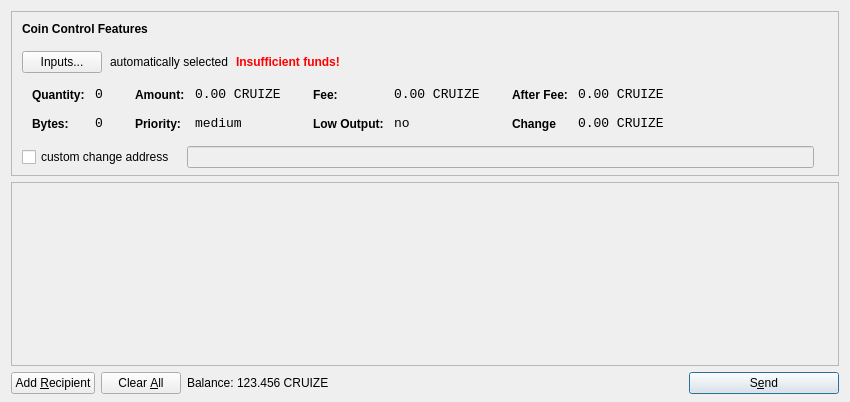
<?xml version="1.0" encoding="UTF-8"?>
<ui version="4.0">
 <class>SendCoinsDialog</class>
 <widget class="QDialog" name="SendCoinsDialog">
  <property name="geometry">
   <rect>
    <x>0</x>
    <y>0</y>
    <width>850</width>
    <height>402</height>
   </rect>
  </property>
  <property name="windowTitle">
   <string>Send Coins</string>
  </property>
  <layout class="QVBoxLayout" name="verticalLayout" stretch="0,1,0">
   <property name="bottomMargin">
    <number>8</number>
   </property>
   <item>
    <widget class="QFrame" name="frameCoinControl">
     <property name="sizePolicy">
      <sizepolicy hsizetype="Expanding" vsizetype="Expanding">
       <horstretch>0</horstretch>
       <verstretch>0</verstretch>
      </sizepolicy>
     </property>
     <property name="maximumSize">
      <size>
       <width>16777215</width>
       <height>16777215</height>
      </size>
     </property>
     <property name="frameShape">
      <enum>QFrame::StyledPanel</enum>
     </property>
     <property name="frameShadow">
      <enum>QFrame::Sunken</enum>
     </property>
     <layout class="QVBoxLayout" name="verticalLayoutCoinControl2">
      <property name="spacing">
       <number>6</number>
      </property>
      <property name="leftMargin">
       <number>0</number>
      </property>
      <property name="topMargin">
       <number>0</number>
      </property>
      <property name="rightMargin">
       <number>0</number>
      </property>
      <property name="bottomMargin">
       <number>6</number>
      </property>
      <item>
       <layout class="QVBoxLayout" name="verticalLayoutCoinControl" stretch="0,0,0,0,1">
        <property name="spacing">
         <number>0</number>
        </property>
        <property name="leftMargin">
         <number>10</number>
        </property>
        <property name="topMargin">
         <number>10</number>
        </property>
        <item>
         <layout class="QHBoxLayout" name="horizontalLayoutCoinControl1">
          <property name="bottomMargin">
           <number>15</number>
          </property>
          <item>
           <widget class="QLabel" name="labelCoinControlFeatures">
            <property name="sizePolicy">
             <sizepolicy hsizetype="Preferred" vsizetype="Maximum">
              <horstretch>0</horstretch>
              <verstretch>0</verstretch>
             </sizepolicy>
            </property>
            <property name="font">
             <font>
              <weight>75</weight>
              <bold>true</bold>
             </font>
            </property>
            <property name="styleSheet">
             <string notr="true">font-weight:bold;</string>
            </property>
            <property name="text">
             <string>Coin Control Features</string>
            </property>
           </widget>
          </item>
         </layout>
        </item>
        <item>
         <layout class="QHBoxLayout" name="horizontalLayoutCoinControl2" stretch="0,0,0,0">
          <property name="spacing">
           <number>8</number>
          </property>
          <property name="bottomMargin">
           <number>10</number>
          </property>
          <item>
           <widget class="QPushButton" name="pushButtonCoinControl">
            <property name="styleSheet">
             <string notr="true"/>
            </property>
            <property name="text">
             <string>Inputs...</string>
            </property>
           </widget>
          </item>
          <item>
           <widget class="QLabel" name="labelCoinControlAutomaticallySelected">
            <property name="text">
             <string>automatically selected</string>
            </property>
            <property name="margin">
             <number>5</number>
            </property>
           </widget>
          </item>
          <item>
           <widget class="QLabel" name="labelCoinControlInsuffFunds">
            <property name="font">
             <font>
              <weight>75</weight>
              <bold>true</bold>
             </font>
            </property>
            <property name="styleSheet">
             <string notr="true">color:red;font-weight:bold;</string>
            </property>
            <property name="text">
             <string>Insufficient funds!</string>
            </property>
            <property name="margin">
             <number>5</number>
            </property>
           </widget>
          </item>
          <item>
           <spacer name="horizontalSpacerCoinControl">
            <property name="orientation">
             <enum>Qt::Horizontal</enum>
            </property>
            <property name="sizeHint" stdset="0">
             <size>
              <width>40</width>
              <height>1</height>
             </size>
            </property>
           </spacer>
          </item>
         </layout>
        </item>
        <item>
         <widget class="QWidget" name="widgetCoinControl" native="true">
          <property name="sizePolicy">
           <sizepolicy hsizetype="Preferred" vsizetype="Preferred">
            <horstretch>0</horstretch>
            <verstretch>0</verstretch>
           </sizepolicy>
          </property>
          <property name="minimumSize">
           <size>
            <width>0</width>
            <height>0</height>
           </size>
          </property>
          <property name="styleSheet">
           <string notr="true"/>
          </property>
          <layout class="QHBoxLayout" name="horizontalLayoutCoinControl5">
           <property name="leftMargin">
            <number>0</number>
           </property>
           <property name="topMargin">
            <number>0</number>
           </property>
           <property name="rightMargin">
            <number>0</number>
           </property>
           <property name="bottomMargin">
            <number>0</number>
           </property>
           <item>
            <layout class="QHBoxLayout" name="horizontalLayoutCoinControl3" stretch="0,0,0,1">
             <property name="spacing">
              <number>20</number>
             </property>
             <property name="topMargin">
              <number>0</number>
             </property>
             <property name="bottomMargin">
              <number>10</number>
             </property>
             <item>
              <layout class="QFormLayout" name="formLayoutCoinControl1">
               <property name="horizontalSpacing">
                <number>10</number>
               </property>
               <property name="verticalSpacing">
                <number>14</number>
               </property>
               <property name="leftMargin">
                <number>10</number>
               </property>
               <property name="topMargin">
                <number>4</number>
               </property>
               <property name="rightMargin">
                <number>6</number>
               </property>
               <item row="0" column="0">
                <widget class="QLabel" name="labelCoinControlQuantityText">
                 <property name="styleSheet">
                  <string notr="true">font-weight:bold;</string>
                 </property>
                 <property name="text">
                  <string>Quantity:</string>
                 </property>
                 <property name="margin">
                  <number>0</number>
                 </property>
                </widget>
               </item>
               <item row="0" column="1">
                <widget class="QLabel" name="labelCoinControlQuantity">
                 <property name="font">
                  <font>
                   <family>Monospace</family>
                   <pointsize>10</pointsize>
                  </font>
                 </property>
                 <property name="cursor">
                  <cursorShape>IBeamCursor</cursorShape>
                 </property>
                 <property name="contextMenuPolicy">
                  <enum>Qt::ActionsContextMenu</enum>
                 </property>
                 <property name="text">
                  <string>0</string>
                 </property>
                 <property name="margin">
                  <number>0</number>
                 </property>
                 <property name="textInteractionFlags">
                  <set>Qt::LinksAccessibleByMouse|Qt::TextSelectableByKeyboard|Qt::TextSelectableByMouse</set>
                 </property>
                </widget>
               </item>
               <item row="1" column="0">
                <widget class="QLabel" name="labelCoinControlBytesText">
                 <property name="styleSheet">
                  <string notr="true">font-weight:bold;</string>
                 </property>
                 <property name="text">
                  <string>Bytes:</string>
                 </property>
                </widget>
               </item>
               <item row="1" column="1">
                <widget class="QLabel" name="labelCoinControlBytes">
                 <property name="font">
                  <font>
                   <family>Monospace</family>
                   <pointsize>10</pointsize>
                  </font>
                 </property>
                 <property name="cursor">
                  <cursorShape>IBeamCursor</cursorShape>
                 </property>
                 <property name="contextMenuPolicy">
                  <enum>Qt::ActionsContextMenu</enum>
                 </property>
                 <property name="text">
                  <string>0</string>
                 </property>
                 <property name="textInteractionFlags">
                  <set>Qt::LinksAccessibleByMouse|Qt::TextSelectableByKeyboard|Qt::TextSelectableByMouse</set>
                 </property>
                </widget>
               </item>
              </layout>
             </item>
             <item>
              <layout class="QFormLayout" name="formLayoutCoinControl2">
               <property name="horizontalSpacing">
                <number>10</number>
               </property>
               <property name="verticalSpacing">
                <number>14</number>
               </property>
               <property name="leftMargin">
                <number>6</number>
               </property>
               <property name="topMargin">
                <number>4</number>
               </property>
               <property name="rightMargin">
                <number>6</number>
               </property>
               <item row="0" column="0">
                <widget class="QLabel" name="labelCoinControlAmountText">
                 <property name="styleSheet">
                  <string notr="true">font-weight:bold;</string>
                 </property>
                 <property name="text">
                  <string>Amount:</string>
                 </property>
                 <property name="margin">
                  <number>0</number>
                 </property>
                </widget>
               </item>
               <item row="0" column="1">
                <widget class="QLabel" name="labelCoinControlAmount">
                 <property name="font">
                  <font>
                   <family>Monospace</family>
                   <pointsize>10</pointsize>
                  </font>
                 </property>
                 <property name="cursor">
                  <cursorShape>IBeamCursor</cursorShape>
                 </property>
                 <property name="contextMenuPolicy">
                  <enum>Qt::ActionsContextMenu</enum>
                 </property>
                 <property name="text">
                  <string>0.00 CRUIZE</string>
                 </property>
                 <property name="textInteractionFlags">
                  <set>Qt::LinksAccessibleByMouse|Qt::TextSelectableByKeyboard|Qt::TextSelectableByMouse</set>
                 </property>
                </widget>
               </item>
               <item row="1" column="0">
                <widget class="QLabel" name="labelCoinControlPriorityText">
                 <property name="styleSheet">
                  <string notr="true">font-weight:bold;</string>
                 </property>
                 <property name="text">
                  <string>Priority:</string>
                 </property>
                </widget>
               </item>
               <item row="1" column="1">
                <widget class="QLabel" name="labelCoinControlPriority">
                 <property name="font">
                  <font>
                   <family>Monospace</family>
                   <pointsize>10</pointsize>
                  </font>
                 </property>
                 <property name="cursor">
                  <cursorShape>IBeamCursor</cursorShape>
                 </property>
                 <property name="contextMenuPolicy">
                  <enum>Qt::ActionsContextMenu</enum>
                 </property>
                 <property name="text">
                  <string>medium</string>
                 </property>
                 <property name="textInteractionFlags">
                  <set>Qt::LinksAccessibleByMouse|Qt::TextSelectableByKeyboard|Qt::TextSelectableByMouse</set>
                 </property>
                </widget>
               </item>
              </layout>
             </item>
             <item>
              <layout class="QFormLayout" name="formLayoutCoinControl3">
               <property name="horizontalSpacing">
                <number>10</number>
               </property>
               <property name="verticalSpacing">
                <number>14</number>
               </property>
               <property name="leftMargin">
                <number>6</number>
               </property>
               <property name="topMargin">
                <number>4</number>
               </property>
               <property name="rightMargin">
                <number>6</number>
               </property>
               <item row="0" column="0">
                <widget class="QLabel" name="labelCoinControlFeeText">
                 <property name="styleSheet">
                  <string notr="true">font-weight:bold;</string>
                 </property>
                 <property name="text">
                  <string>Fee:</string>
                 </property>
                 <property name="margin">
                  <number>0</number>
                 </property>
                </widget>
               </item>
               <item row="0" column="1">
                <widget class="QLabel" name="labelCoinControlFee">
                 <property name="font">
                  <font>
                   <family>Monospace</family>
                   <pointsize>10</pointsize>
                  </font>
                 </property>
                 <property name="cursor">
                  <cursorShape>IBeamCursor</cursorShape>
                 </property>
                 <property name="contextMenuPolicy">
                  <enum>Qt::ActionsContextMenu</enum>
                 </property>
                 <property name="text">
                  <string>0.00 CRUIZE</string>
                 </property>
                 <property name="textInteractionFlags">
                  <set>Qt::LinksAccessibleByMouse|Qt::TextSelectableByKeyboard|Qt::TextSelectableByMouse</set>
                 </property>
                </widget>
               </item>
               <item row="1" column="0">
                <widget class="QLabel" name="labelCoinControlLowOutputText">
                 <property name="styleSheet">
                  <string notr="true">font-weight:bold;</string>
                 </property>
                 <property name="text">
                  <string>Low Output:</string>
                 </property>
                </widget>
               </item>
               <item row="1" column="1">
                <widget class="QLabel" name="labelCoinControlLowOutput">
                 <property name="font">
                  <font>
                   <family>Monospace</family>
                   <pointsize>10</pointsize>
                  </font>
                 </property>
                 <property name="cursor">
                  <cursorShape>IBeamCursor</cursorShape>
                 </property>
                 <property name="contextMenuPolicy">
                  <enum>Qt::ActionsContextMenu</enum>
                 </property>
                 <property name="text">
                  <string>no</string>
                 </property>
                 <property name="textInteractionFlags">
                  <set>Qt::LinksAccessibleByMouse|Qt::TextSelectableByKeyboard|Qt::TextSelectableByMouse</set>
                 </property>
                </widget>
               </item>
              </layout>
             </item>
             <item>
              <layout class="QFormLayout" name="formLayoutCoinControl4">
               <property name="horizontalSpacing">
                <number>10</number>
               </property>
               <property name="verticalSpacing">
                <number>14</number>
               </property>
               <property name="leftMargin">
                <number>6</number>
               </property>
               <property name="topMargin">
                <number>4</number>
               </property>
               <property name="rightMargin">
                <number>6</number>
               </property>
               <item row="0" column="0">
                <widget class="QLabel" name="labelCoinControlAfterFeeText">
                 <property name="styleSheet">
                  <string notr="true">font-weight:bold;</string>
                 </property>
                 <property name="text">
                  <string>After Fee:</string>
                 </property>
                 <property name="margin">
                  <number>0</number>
                 </property>
                </widget>
               </item>
               <item row="0" column="1">
                <widget class="QLabel" name="labelCoinControlAfterFee">
                 <property name="font">
                  <font>
                   <family>Monospace</family>
                   <pointsize>10</pointsize>
                  </font>
                 </property>
                 <property name="cursor">
                  <cursorShape>IBeamCursor</cursorShape>
                 </property>
                 <property name="contextMenuPolicy">
                  <enum>Qt::ActionsContextMenu</enum>
                 </property>
                 <property name="text">
                  <string>0.00 CRUIZE</string>
                 </property>
                 <property name="textInteractionFlags">
                  <set>Qt::LinksAccessibleByMouse|Qt::TextSelectableByKeyboard|Qt::TextSelectableByMouse</set>
                 </property>
                </widget>
               </item>
               <item row="1" column="0">
                <widget class="QLabel" name="labelCoinControlChangeText">
                 <property name="styleSheet">
                  <string notr="true">font-weight:bold;</string>
                 </property>
                 <property name="text">
                  <string>Change</string>
                 </property>
                </widget>
               </item>
               <item row="1" column="1">
                <widget class="QLabel" name="labelCoinControlChange">
                 <property name="font">
                  <font>
                   <family>Monospace</family>
                   <pointsize>10</pointsize>
                  </font>
                 </property>
                 <property name="cursor">
                  <cursorShape>IBeamCursor</cursorShape>
                 </property>
                 <property name="contextMenuPolicy">
                  <enum>Qt::ActionsContextMenu</enum>
                 </property>
                 <property name="text">
                  <string>0.00 CRUIZE</string>
                 </property>
                 <property name="textInteractionFlags">
                  <set>Qt::LinksAccessibleByMouse|Qt::TextSelectableByKeyboard|Qt::TextSelectableByMouse</set>
                 </property>
                </widget>
               </item>
              </layout>
             </item>
            </layout>
           </item>
          </layout>
         </widget>
        </item>
        <item>
         <layout class="QHBoxLayout" name="horizontalLayoutCoinControl4" stretch="0,0,0">
          <property name="spacing">
           <number>12</number>
          </property>
          <property name="sizeConstraint">
           <enum>QLayout::SetDefaultConstraint</enum>
          </property>
          <property name="topMargin">
           <number>5</number>
          </property>
          <property name="rightMargin">
           <number>5</number>
          </property>
          <item>
           <widget class="QCheckBox" name="checkBoxCoinControlChange">
            <property name="text">
             <string>custom change address</string>
            </property>
           </widget>
          </item>
          <item>
           <widget class="QLineEdit" name="lineEditCoinControlChange">
            <property name="enabled">
             <bool>false</bool>
            </property>
            <property name="sizePolicy">
             <sizepolicy hsizetype="Expanding" vsizetype="Fixed">
              <horstretch>0</horstretch>
              <verstretch>0</verstretch>
             </sizepolicy>
            </property>
           </widget>
          </item>
          <item>
           <widget class="QLabel" name="labelCoinControlChangeLabel">
            <property name="sizePolicy">
             <sizepolicy hsizetype="Preferred" vsizetype="Expanding">
              <horstretch>0</horstretch>
              <verstretch>0</verstretch>
             </sizepolicy>
            </property>
            <property name="minimumSize">
             <size>
              <width>0</width>
              <height>0</height>
             </size>
            </property>
            <property name="text">
             <string/>
            </property>
            <property name="margin">
             <number>3</number>
            </property>
           </widget>
          </item>
         </layout>
        </item>
        <item>
         <spacer name="verticalSpacerCoinControl">
          <property name="orientation">
           <enum>Qt::Vertical</enum>
          </property>
          <property name="sizeHint" stdset="0">
           <size>
            <width>800</width>
            <height>1</height>
           </size>
          </property>
         </spacer>
        </item>
       </layout>
      </item>
     </layout>
    </widget>
   </item>
   <item>
    <widget class="QScrollArea" name="scrollArea">
     <property name="widgetResizable">
      <bool>true</bool>
     </property>
     <widget class="QWidget" name="scrollAreaWidgetContents">
      <property name="geometry">
       <rect>
        <x>0</x>
        <y>0</y>
        <width>830</width>
        <height>174</height>
       </rect>
      </property>
      <layout class="QVBoxLayout" name="verticalLayout_2">
       <property name="leftMargin">
        <number>0</number>
       </property>
       <property name="topMargin">
        <number>0</number>
       </property>
       <property name="rightMargin">
        <number>0</number>
       </property>
       <property name="bottomMargin">
        <number>0</number>
       </property>
       <item>
        <layout class="QVBoxLayout" name="entries">
         <property name="spacing">
          <number>6</number>
         </property>
        </layout>
       </item>
       <item>
        <spacer name="verticalSpacer">
         <property name="orientation">
          <enum>Qt::Vertical</enum>
         </property>
         <property name="sizeHint" stdset="0">
          <size>
           <width>20</width>
           <height>40</height>
          </size>
         </property>
        </spacer>
       </item>
      </layout>
     </widget>
    </widget>
   </item>
   <item>
    <layout class="QHBoxLayout" name="horizontalLayout">
     <item>
      <widget class="QPushButton" name="addButton">
       <property name="toolTip">
        <string>Send to multiple recipients at once</string>
       </property>
       <property name="text">
        <string>Add &amp;Recipient</string>
       </property>
       <property name="icon">
        <iconset resource="../bitcoin.qrc">
         <normaloff>:/icons/add</normaloff>:/icons/add</iconset>
       </property>
       <property name="autoDefault">
        <bool>false</bool>
       </property>
      </widget>
     </item>
     <item>
      <widget class="QPushButton" name="clearButton">
       <property name="sizePolicy">
        <sizepolicy hsizetype="Minimum" vsizetype="Fixed">
         <horstretch>0</horstretch>
         <verstretch>0</verstretch>
        </sizepolicy>
       </property>
       <property name="toolTip">
        <string>Remove all transaction fields</string>
       </property>
       <property name="text">
        <string>Clear &amp;All</string>
       </property>
       <property name="icon">
        <iconset resource="../bitcoin.qrc">
         <normaloff>:/icons/remove</normaloff>:/icons/remove</iconset>
       </property>
       <property name="autoRepeatDelay">
        <number>300</number>
       </property>
       <property name="autoDefault">
        <bool>false</bool>
       </property>
      </widget>
     </item>
     <item>
      <layout class="QHBoxLayout" name="horizontalLayout_2">
       <property name="spacing">
        <number>3</number>
       </property>
       <item>
        <widget class="QLabel" name="label">
         <property name="sizePolicy">
          <sizepolicy hsizetype="Preferred" vsizetype="Fixed">
           <horstretch>0</horstretch>
           <verstretch>0</verstretch>
          </sizepolicy>
         </property>
         <property name="text">
          <string>Balance:</string>
         </property>
        </widget>
       </item>
       <item>
        <widget class="QLabel" name="labelBalance">
         <property name="sizePolicy">
          <sizepolicy hsizetype="Preferred" vsizetype="Fixed">
           <horstretch>0</horstretch>
           <verstretch>0</verstretch>
          </sizepolicy>
         </property>
         <property name="cursor">
          <cursorShape>IBeamCursor</cursorShape>
         </property>
         <property name="text">
          <string>123.456 CRUIZE</string>
         </property>
         <property name="textInteractionFlags">
          <set>Qt::LinksAccessibleByMouse|Qt::TextSelectableByKeyboard|Qt::TextSelectableByMouse</set>
         </property>
        </widget>
       </item>
      </layout>
     </item>
     <item>
      <spacer name="horizontalSpacer">
       <property name="orientation">
        <enum>Qt::Horizontal</enum>
       </property>
       <property name="sizeHint" stdset="0">
        <size>
         <width>40</width>
         <height>20</height>
        </size>
       </property>
      </spacer>
     </item>
     <item>
      <widget class="QPushButton" name="sendButton">
       <property name="minimumSize">
        <size>
         <width>150</width>
         <height>0</height>
        </size>
       </property>
       <property name="toolTip">
        <string>Confirm the send action</string>
       </property>
       <property name="text">
        <string>S&amp;end</string>
       </property>
       <property name="icon">
        <iconset resource="../bitcoin.qrc">
         <normaloff>:/icons/send</normaloff>:/icons/send</iconset>
       </property>
       <property name="default">
        <bool>true</bool>
       </property>
      </widget>
     </item>
    </layout>
   </item>
  </layout>
 </widget>
 <resources>
  <include location="../bitcoin.qrc"/>
 </resources>
 <connections/>
</ui>
